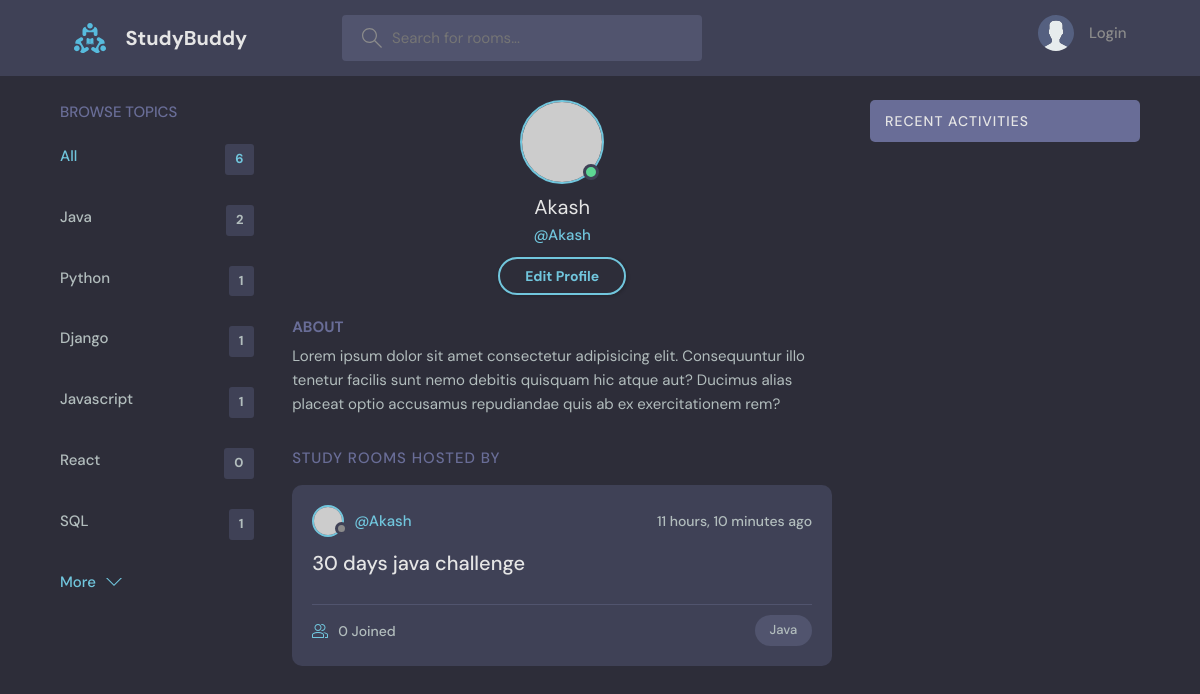
The page /profile/8/ on the database as committed earlier.
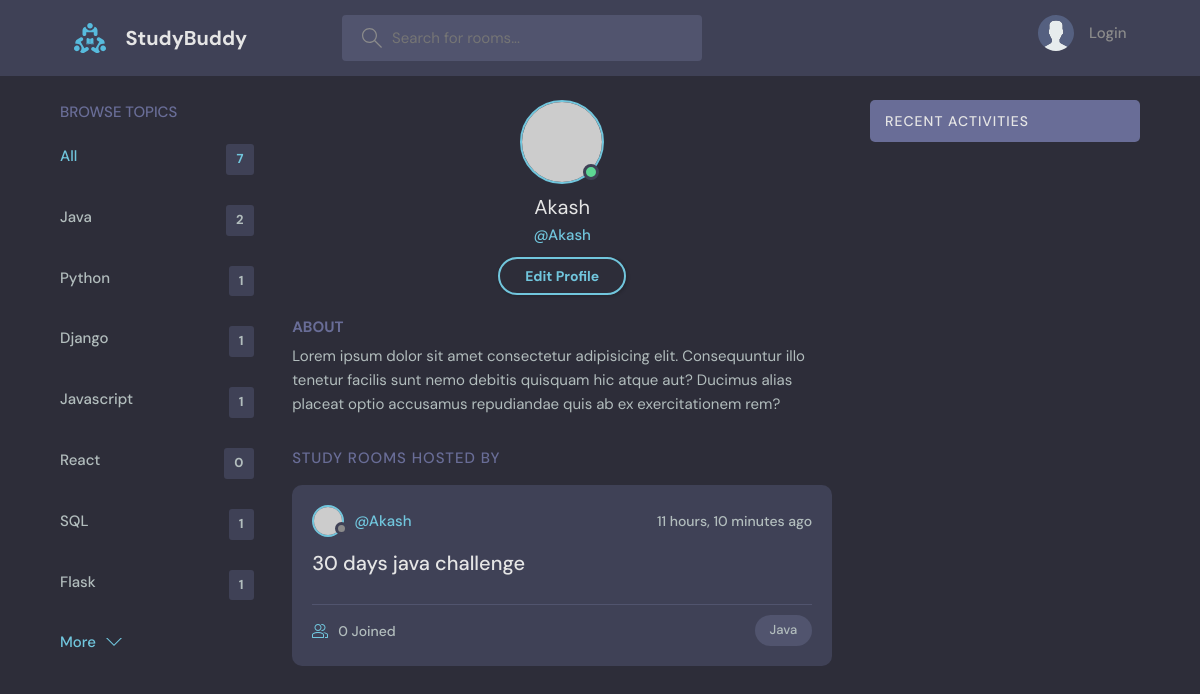
The same page on the database as committed later.
### firstapp/models.py (models this page shows, shortened)
class Topic(models.Model):
    name=models.CharField(max_length=150,null=True)
    def __str__(self) :
        return self.name

class Room(models.Model):
    topic=models.ForeignKey(Topic,on_delete=models.SET_NULL,null=True)
    host=models.ForeignKey(User, on_delete=models.SET_NULL,null=True)
    name=models.CharField(max_length=50,editable=True)
    participants=models.ManyToManyField(User,related_name='participants',blank=True)
    description=models.TextField(null=True,blank=True)
    update=models.DateTimeField(auto_now=True)
    created=models.DateTimeField(auto_now_add=True)
    class Meta:
        ordering=[ '-created','-update']

### firstapp/views.py (the view)
# urls.py: path('profile/<str:pk>/',views.profile, name='user-profile'),
def profile(request,pk):
    user=User.objects.get(id=pk)
    rooms=user.room_set.all()
    comments=user.message_set.all()
    topic=Topic.objects.all()
    context={'rooms':rooms,'comments':comments,'topics':topic,'custom':user}
    return render(request, 'firstapp/profile.html',context)

### firstapp/templates/firstapp/profile.html
{% extends 'main.html' %}
{% block content %}
  <main class="profile-page layout layout--3">
    <div class="container">
      {% include 'firstapp/topics_component.html' %}
      <div class="roomList">
        <div class="profile">
          <div class="profile__avatar">
            <div class="avatar avatar--large active">
              <img src="https://randomuser.me/api/portraits/men/37.jpg" />
            </div>
          </div>
          <div class="profile__info">
            <h3>{{custom}}</h3>
            <p>@{{custom}}</p>
            <a href="{% url 'edit-user' %}" class="btn btn--main btn--pill">Edit Profile</a>
          </div>
          <div class="profile__about">
            <h3>About</h3>
            <p>
              Lorem ipsum dolor sit amet consectetur adipisicing elit. Consequuntur illo tenetur
              facilis sunt nemo debitis quisquam hic atque aut? Ducimus alias placeat optio
              accusamus repudiandae quis ab ex exercitationem rem?
            </p>
          </div>
        </div>
        <div class="roomList__header">
          <div>
            <h2>Study Rooms Hosted by {{rooms.user}}</a>
            </h2>
          </div>
        </div>
        {% include 'firstapp/feed_component.html'%}
      </div>
      {% include 'firstapp/activity_component.html' %}
    </div>
  </main>
  {% endblock content%}

### firstapp/templates/firstapp/topics_component.html
<div class="topics">
    <div class="topics__header">
      <h2>Browse Topics</h2>
    </div>
    <ul class="topics__list">
      <li>
        <a href="{% url 'home'%}" class="active">All <span>{{topics.count}}</span></a>
      </li>
      {% for topic in topics%}
      <li>
        <a href="{% url 'home'%}?q={{topic.name}}">{{topic.name}}<span>{{topic.room_set.all.count}}</span></a>
      </li>
     {% endfor %}
    </ul>
    <a class="btn btn--link" href="{% url 'topics' %}">
      More
      <svg version="1.1" xmlns="http://www.w3.org/2000/svg" width="32" height="32" viewBox="0 0 32 32">
        <title>chevron-down</title>
        <path d="M16 21l-13-13h-3l16 16 16-16h-3l-13 13z"></path>
      </svg>
    </a>
  </div>

### firstapp/templates/firstapp/feed_component.html (shortened to what this page needs)
{% for r in rooms %}
          <div class="roomListRoom">
            <div class="roomListRoom__header">
              <a href="{% url 'user-profile' r.host.id %}" class="roomListRoom__author">
                <div class="avatar avatar--small">
                  <img src="https://randomuser.me/api/portraits/men/37.jpg" />
                </div>
                <span>@{{r.host.username}}</span>
              </a>
              <div class="roomListRoom__actions">
                <span>{{r.created|timesince}} ago</span>
              </div>
            </div>
            <div class="roomListRoom__content">
              <a href="{% url 'room' r.id %}">{{r.name}}</a>
            </div>
            <div class="roomListRoom__meta">
              <a href="{% url 'room' r.id %}" class="roomListRoom__joined">
                {{r.participants.all.count}} Joined
              </a>
              <p class="roomListRoom__topic">{{r.topic.name}}</p>
            </div>
          </div>
          {% endfor %}

Rows that differ between the two databases and show on the page:
added Topic: name "Flask", room_set.all.count "1"
Other text that changed with them:
{{ topics.count }}: "6" → "7"
